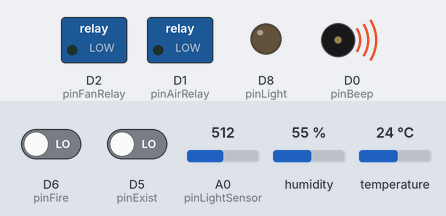
The sketch below on a simulated ESP8266 (NodeMCU). On the bench: switched loads named in the sketch (green lamp = pin HIGH), output pins drawn as LEDs (lit = HIGH), buzzer (waves = sounding, pin HIGH). Inputs (shaded band) come from the test bench; at power-on: temperature 24 °C, D6 (pinFire) LOW, D5 (pinExist) LOW, A0 (pinLightSensor) = 512, humidity 55 %. WiFi joins after 1.5 s; servers stay silent unless stated; no MQTT or app messages arrive unless stated; what the sketch prints to the serial monitor is not drawn.

Above: at 2.7 s.
2.8 s: temperature set to 26 °C
At 5.2 s:
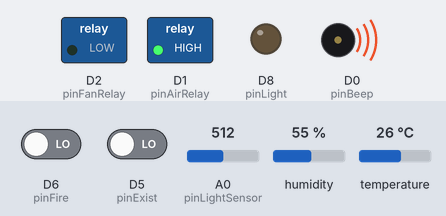
5.5 s: D6 (pinFire) driven HIGH
At 7.6 s:
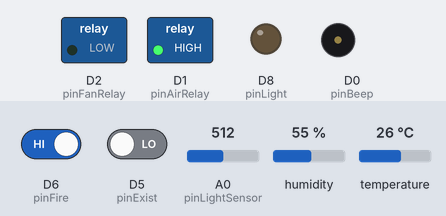
7.9 s: temperature set to 12 °C
At 9.9 s:
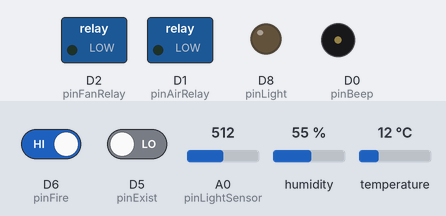
10.6 s: D5 (pinExist) driven HIGH
15.0 s: A0 (pinLightSensor) set to 487
At 16.1 s:
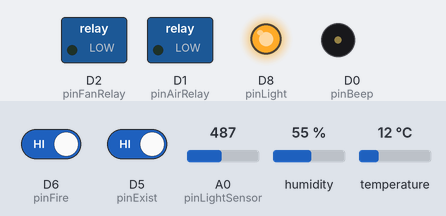
16.9 s: temperature set to 28 °C
At 17.9 s:
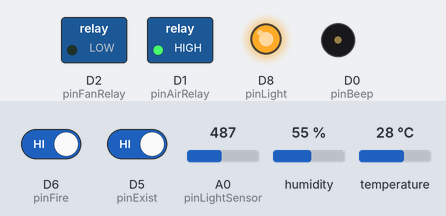
Timing chart, 0 to 19.4 s (numbered marks = the images above; inputs shaded):
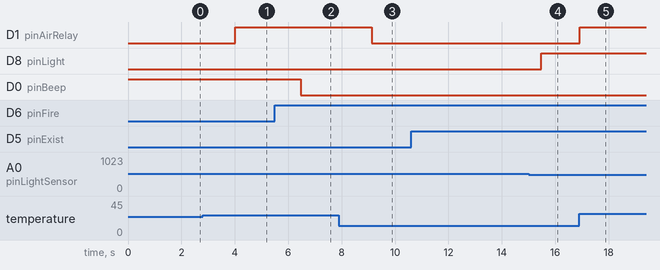

Measured:
- the behaviour switches between 24 and 25 °C on temperature (found by bisection; images 0 and 1)
- the behaviour switches between 500 and 499 on A0 (pinLightSensor) (found by bisection; images 3 and 4)
- after the input at 2.8 s, D1 (pinAirRelay): LOW → HIGH after 1.2 s
- after the input at 5.5 s, D0 (pinBeep): HIGH → LOW after 0.96 s
- after the input at 7.9 s, D1 (pinAirRelay): HIGH → LOW after 1.2 s
- after the input at 10.6 s, every drawn part: stays the same
- after the input at 15.0 s, D8 (pinLight): LOW → HIGH after 0.47 s
- after the input at 16.9 s, D1 (pinAirRelay): LOW → HIGH at once

The sketch:

office1.ino
```cpp
#include <DHT.h>
#include <Ticker.h>
#include <ESP8266WiFi.h>
#include <PubSubClient.h>
#include <ArduinoJson.h>


const char* ssid = "Zzz";
const char* password = "1234567890";

const char* mqtt_server = "mqtts.heclouds.com";  // OneNet mqtt服务器域名
const int mqtt_port = 1883;   // mqtt端口号

#define product_id  "OcFyEAzH58"
#define device_id  "office_1"
#define token  "version=2018-10-31&res=products%2FOcFyEAzH58%2Fdevices%2Foffice_1&et=1761720044&method=md5&sign=JFXruNyGm%2BFixVErw7Mmdg%3D%3D"

#define ONENET_TOPIC_PROP_POST "$sys/" product_id "/" device_id "/" "thing/property/post"   // 设备属性上报请求主题
#define ONENET_TOPIC_PROP_SET "$sys/" product_id "/" device_id "/" "thing/property/set"
#define ONENET_TOPIC_PROP_POST_REPLY "$sys/" product_id "/" device_id "/" "thing/property/post/reply"   // 上报响应
#define ONENET_TOPIC_PROP_SET_REPLY "$sys/" product_id "/" device_id "/" "thing/property/set_reply"
#define ONENET_TOPIC_PROP_FORMAT "{\"id\":\"%u\",\"version\":\"1.0\",\"params\":%s}"     // 设备属性上报格式模板


int pinDHT = D7;
int pinFire = D6;   // 数字量
int pinExist = D5;
int pinLightSensor = A0;
int pinLight = D8;
int pinBeep = D0;
int pinAirRelay = D1;
int pinFanRelay = D2;

float temp = 0.0;
float humi = 0.0;
int co2 = 0;
float ch2o = 0.000;
float tempThreshold = 25.0;
float co2Threshold = 1000;    // 单位：ppm
float ch2oThreshold = 0.08;   // 单位：mg/m3

bool existState = false;
bool fireState = false;
bool lightState = false;
bool airConductorState = false;
bool fanState = false;
bool lightAllow = true;
bool airConductorAllow = true;
bool fanAllow = true;
int lightSensorVal = 1000;    // 光敏模块模拟量 0~1000值越高光线越暗

int ticker1count = 0;       // 计数器1
int ticker2count = 0;       // 计数器2
int ticker3count = 0;       // 计数器3
int postMsgId = 0;          // 消息id 需要改变

Ticker ticker1;
Ticker ticker2;
Ticker ticker3;
DHT dht(pinDHT, DHT11);
WiFiClient esp8266Client;
PubSubClient client(esp8266Client);

void ticker1Counter(void);
void ticker2Counter(void);
void ticker3Counter(void);
void Task_Schedule(void);

void Sensor_Init(void);
void getTempHumi(void);
void getFireSensorState(void);
void getExistState(void);
void getCO2CH2O(void);
void Device_Init(void);
void Device_Control(void);

void OneNet_Init(void);
void WiFi_Connect(void);
void Keep_Connect(void);
void OneNet_Connect(void);
void OneNet_Prop_Post(void);
void callback(char* topic, byte* payload, unsigned int length);


void setup()
{
  Serial.begin(9600);
  Sensor_Init();
  Device_Init();
  OneNet_Init();

  ticker1.attach_ms(1, ticker1Counter);   // 1ms加一次
  ticker2.attach_ms(1, ticker2Counter);
  // ticker3.attach_ms(1, ticker3Counter);
  ticker3.attach(1, OneNet_Prop_Post);   // 1s 上报一次
}

void loop()
{
  Task_Schedule();
  Device_Control();
  Keep_Connect();
  client.loop();
  delay(2);   // 自动喂狗
}

void ticker1Counter(void)
{
  ticker1count ++;
}

void ticker2Counter(void)
{
  ticker2count ++;
}

void ticker3Counter(void)
{
  ticker3count ++;
}

void Task_Schedule(void)
{
  if(ticker1count >= 2000)    // 2s 读取一次dht11
  {
    getTempHumi();
    getExistState();
    getCO2CH2O();
    ticker1count = 0;
  }
  if(ticker2count >= 1000)    // 1s 读取一次火焰和亮度
  {
    getFireSensorState();
    getLightSensor();
    ticker2count = 0;
  }
}

void Sensor_Init(void)
{
  dht.begin();
  pinMode(pinFire, INPUT);
  pinMode(pinLightSensor, INPUT);
  pinMode(pinExist, INPUT);     // HC-SR501
}

void getTempHumi(void)
{
  humi = dht.readHumidity();
  temp = dht.readTemperature();
  bool readSuccess;
  if((isnan(humi) || isnan(temp)))  readSuccess =  false;
  else readSuccess = true;

  if(readSuccess)
  {
    // Serial.print("humi: "); Serial.print(humi);
    // Serial.print("temp: "); Serial.print(temp);
    // Serial.println();
  }
  else
  {
    // Serial.println("无法从DHT传感器读取数据!");
  }
}

void getCO2CH2O(void)
{
  byte data[9] = {0};
  if(Serial.available() >= 9)
  {
    Serial.readBytes(data, 1);
    if (data[0] == 0x2C)
    {
      Serial.readBytes(data+1, 1);
      if (data[1] == 0xE4)
      {
        int bytesRead = Serial.readBytes(data + 2, 7);
        if (bytesRead == 7)
        {
          // 读取完毕
          ch2o = (data[4] * 256 + data[5]) * 0.001;
          co2 = (data[6] * 256 + data[7]);   // ppm
          // for (int i = 0; i < 9; i++)
          // {
          //   Serial.print(data[i], HEX);
          //   Serial.print(" ");
          // }
          // Serial.println();
          // Serial.print("CO2: "); Serial.println(co2);
          // Serial.print("CH2O: "); Serial.println(ch2o);
        }
      }
    }
  }
}

void getFireSensorState(void)
{
  if(digitalRead(pinFire))  fireState = true;   // 有火情则上传，前端必须做处理

  // Serial.print("fireState: ");Serial.println(fireState);
}

void getLightSensor(void)
{
  lightSensorVal = analogRead(pinLightSensor);
  // Serial.print("lightSensorVal: ");Serial.println(lightSensorVal);
}

void getExistState(void)
{
  existState = digitalRead(pinExist);
  // Serial.print("existState: ");Serial.println(existState);
}

void Device_Init(void)
{
  pinMode(pinBeep, OUTPUT);
  pinMode(pinLight, OUTPUT);
  pinMode(pinAirRelay, OUTPUT);
  pinMode(pinFanRelay, OUTPUT);
  digitalWrite(pinBeep, HIGH);    // 有源蜂鸣器低电平触发
  digitalWrite(pinLight, LOW);
  digitalWrite(pinAirRelay, LOW);
  digitalWrite(pinFanRelay, LOW);
}

void Device_Control(void)
{
  // 光敏传感器控制led灯
  if(lightSensorVal < 500 && existState && lightAllow)
  {
    lightState = true;
    digitalWrite(pinLight, HIGH);
  }
  else
  {
    lightState = false;
    digitalWrite(pinLight, LOW);
  }
  // 火焰传感器控制蜂鸣器
  if(fireState) digitalWrite(pinBeep, LOW);   // 低电平触发
  else digitalWrite(pinBeep, HIGH);

  // 空调
  if(temp >= tempThreshold && airConductorAllow)
  {
    airConductorState = true;
    digitalWrite(pinAirRelay, HIGH);
  }
  else
  {
    airConductorState = false;
    digitalWrite(pinAirRelay, LOW);
  }
  if((co2 >= co2Threshold || ch2o >= ch2oThreshold) && fanAllow)
  {
    fanState = true;
    digitalWrite(pinFanRelay, HIGH);
  }
  else
  {
    fanState = false;
    digitalWrite(pinFanRelay, LOW);
  }

  // Serial.print("lightState: ");Serial.println(lightState);
  // Serial.print("fireState: ");Serial.println(fireState);
  // Serial.print("airConductorState: ");Serial.println(airConductorState);
}

void OneNet_Init(void)
{
  WiFi_Connect();
  OneNet_Connect();
}

void WiFi_Connect()
{
  WiFi.begin(ssid, password);
  while(WiFi.status() != WL_CONNECTED)
  {
    delay(500);
    Serial.println("Connecting to WiFi...");
  }
  Serial.println("Connected to the WiFi Network");
  Serial.println(WiFi.localIP());
}

void OneNet_Connect()
{
  client.setServer(mqtt_server, mqtt_port);
  client.connect(device_id, product_id, token);
  if(client.connected())
  {
    Serial.println("Connected to Onenet");
  }
  else
  {
    Serial.println("Failed to connect to OneNet");
  }
  client.subscribe(ONENET_TOPIC_PROP_SET);    //订阅设备属性设置请求  OneNet --> 设备
  client.subscribe(ONENET_TOPIC_PROP_POST_REPLY);     //订阅设备属性上报响应
  client.setCallback(callback);
}

void Keep_Connect(void)
{
  if(WiFi.status() != WL_CONNECTED) WiFi_Connect();
  if(!client.connected()) OneNet_Connect();
}

#define JSON_PARAMS_FORMAT "{\"temp\":{\"value\":%.1f},\"humi\":{\"value\":%.1f},\"co2\":{\"value\":%d},\"ch2o\":{\"value\":%.3f},\"airconductor\":{\"value\":%s},\"exist\":{\"value\":%s},\"fan\":{\"value\":%s},\"fire\":{\"value\":%s},\"light\":{\"value\":%s}}"
#define BOOL2STRING(state) state ? "true" : "false"
// 上报设备属性
void OneNet_Prop_Post(void)
{
  if(client.connected())
  {
    char params[256];   // 属性参数
    char jsonBuf[256];  // json数据包缓冲区
    sprintf(params, JSON_PARAMS_FORMAT, temp, humi, co2, ch2o, BOOL2STRING(airConductorState), BOOL2STRING(existState), BOOL2STRING(fanState), BOOL2STRING(fireState), BOOL2STRING(lightState));
    // Serial.println(params);
    sprintf(jsonBuf, ONENET_TOPIC_PROP_FORMAT, postMsgId++, params);
    Serial.println(jsonBuf);

    if(client.publish(ONENET_TOPIC_PROP_POST, jsonBuf))
    {
      Serial.println("Post property success!");
    }
    else
    {
      Serial.println("Post property failed~");
    }
  }
}

// 当订阅的主题有消息时，会调用此函数
void callback(char* topic, byte* payload, unsigned int length)
{
  Serial.print("Message arrived[");
  Serial.print(topic);
  Serial.print("]");
  // for(int i = 0; i < length; i++)
  // {
  //   Serial.print((char)payload[i]);   //打印消息内容
  // }
  Serial.println();
  if(strcmp(topic, ONENET_TOPIC_PROP_SET)==0)
  {
    DynamicJsonDocument doc(100); //创建json文档用于解析消息内容 一次不会有那么多字节，100字节够用了

    DeserializationError error = deserializeJson(doc, payload);   // 解析消息内容
    if(error)
    {
      Serial.print(F("deserializeJson() failed"));
      Serial.println(error.c_str());
      return;
    }
    JsonObject setAlinkMsgObj = doc.as<JsonObject>();   // 创建json文档的根对象
    JsonObject params = setAlinkMsgObj["params"];   // 获取params对象
    if(params.containsKey("temp"))
    {
      temp = params["temp"];
      Serial.print("Set temp:");
      Serial.println(temp);
    }
    if(params.containsKey("humi"))
    {
      humi = params["humi"];
      Serial.print("Set humi:");
      Serial.println(humi);
    }
    if(params.containsKey("fire"))
    {
      fireState = params["fire"];
      Serial.print("Set fireState:");
      Serial.println(fireState);
    }
    if(params.containsKey("light"))
    {
      lightAllow = params["light"];
      Serial.println("Set light");
    }
    if(params.containsKey("airconductor"))
    {
      airConductorAllow = params["airconductor"];
      Serial.println("Set air");
    }
    if(params.containsKey("fan"))
    {
      fanAllow = params["fan"];
      Serial.println("Set fan");
    }
    serializeJsonPretty(setAlinkMsgObj, Serial);    // 打印json文档内容
    Serial.println();
    String str = setAlinkMsgObj["id"];    // 获取消息id
    char SendBuf[100];    // 响应消息缓冲区
    sprintf(SendBuf, "{\"id\":\"%s\",\"code\":200,\"msg\":\"success\"}", str.c_str());    // 构造响应消息
    Serial.println(SendBuf);
    delay(100);
    if(client.publish(ONENET_TOPIC_PROP_SET_REPLY, SendBuf))    // 发布响应消息
    {
      Serial.println("Send set reply success!");
    }
    else
    {
      Serial.println("Send set reply failed~");
    }
  }
}
```
